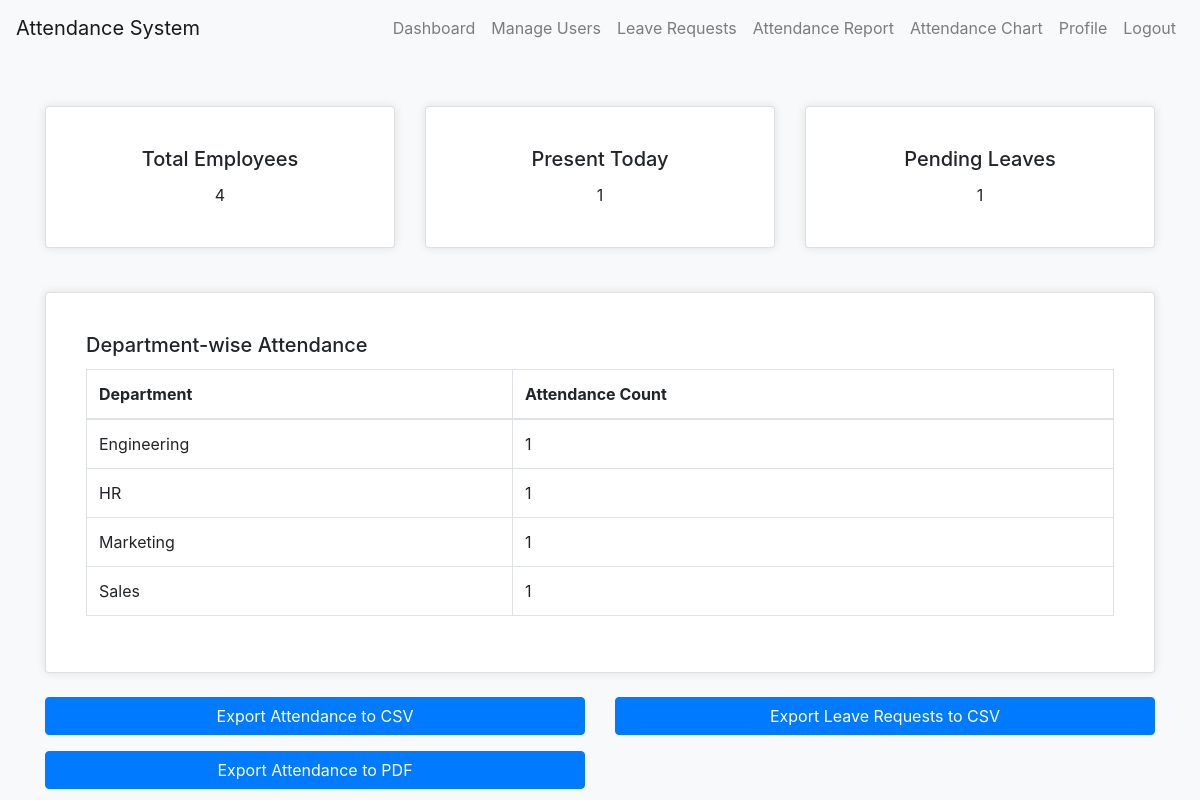
The app's page /dashboard (signed in) with its own data.
### tables this page shows
CREATE TABLE users (
                id INTEGER PRIMARY KEY AUTOINCREMENT,
                rfid TEXT NOT NULL,
                name TEXT NOT NULL,
                email TEXT NOT NULL,
                password TEXT NOT NULL,
                role TEXT NOT NULL,
                department TEXT NOT NULL,
                profile_picture TEXT,
                contact_details TEXT,
                job_title TEXT
            );

### app.py (the view)
@app.route('/dashboard')
def dashboard():
    if 'user_id' not in session:
        return redirect(url_for('index'))
    with get_db_connection() as conn:
        cursor = conn.cursor()
        cursor.execute("SELECT COUNT(*) FROM users")
        total_employees = cursor.fetchone()[0]
        cursor.execute("SELECT COUNT(DISTINCT rfid) FROM attendance WHERE date(timestamp) = date('now')")
        present_today = cursor.fetchone()[0]
        cursor.execute("SELECT COUNT(*) FROM leave_requests WHERE status = 'Pending'")
        pending_leaves = cursor.fetchone()[0]
        cursor.execute('''
            SELECT users.department, COUNT(attendance.id) AS attendance_count
            FROM attendance
            JOIN users ON attendance.rfid = users.rfid
            GROUP BY users.department
        ''')
        department_wise_attendance = cursor.fetchall()
    return render_template('dashboard.html', total_employees=total_employees, present_today=present_today,
                           pending_leaves=pending_leaves, department_wise_attendance=department_wise_attendance)

### app.py (called while the page is built)
@contextmanager
def get_db_connection():
    conn = sqlite3.connect('attendance.db', timeout=10)
    try:
        yield conn
    finally:
        conn.close()

### templates/dashboard.html (shortened to what this page needs)
<!doctype html>
<html lang="en">
<head>
    <link rel="stylesheet" href="https://stackpath.bootstrapcdn.com/bootstrap/4.5.2/css/bootstrap.min.css">
</head>
<body>
    <nav class="navbar navbar-expand-lg navbar-light bg-light">
        <a class="navbar-brand" href="#">Attendance System</a>
        <div class="collapse navbar-collapse" id="navbarNav">
            <ul class="navbar-nav ml-auto">
                <li class="nav-item"><a class="nav-link" href="{{ url_for('dashboard') }}">Dashboard</a></li>
                <li class="nav-item"><a class="nav-link" href="{{ url_for('manage_users') }}">Manage Users</a></li>
                <li class="nav-item"><a class="nav-link" href="{{ url_for('leave_requests') }}">Leave Requests</a></li>
                <li class="nav-item"><a class="nav-link" href="{{ url_for('attendance_report') }}">Attendance Report</a></li>
                <li class="nav-item"><a class="nav-link" href="{{ url_for('attendance_chart') }}">Attendance Chart</a></li>
                <li class="nav-item"><a class="nav-link" href="{{ url_for('profile') }}">Profile</a></li>
                <li class="nav-item"><a class="nav-link" href="{{ url_for('logout') }}">Logout</a></li>
            </ul>
        </div>
    </nav>
    <div class="container">
        <div class="row">
            <div class="col-md-4">
                <div class="card text-center">
                    <div class="card-body">
                        <h5 class="card-title">Total Employees</h5>
                        <p class="card-text">{{ total_employees }}</p>
                    </div>
                </div>
            </div>
            <div class="col-md-4">
                <div class="card text-center">
                    <div class="card-body">
                        <h5 class="card-title">Present Today</h5>
                        <p class="card-text">{{ present_today }}</p>
                    </div>
                </div>
            </div>
            <div class="col-md-4">
                <div class="card text-center">
                    <div class="card-body">
                        <h5 class="card-title">Pending Leaves</h5>
                        <p class="card-text">{{ pending_leaves }}</p>
                    </div>
                </div>
            </div>
        </div>
        <div class="row mt-4">
            <div class="col-md-12">
                <div class="card">
                    <div class="card-body">
                        <h5 class="card-title">Department-wise Attendance</h5>
                        <table class="table table-bordered">
                            <thead>
                                <tr>
                                    <th>Department</th>
                                    <th>Attendance Count</th>
                                </tr>
                            </thead>
                            <tbody>
                                {% for dept in department_wise_attendance %}
                                <tr>
                                    <td>{{ dept[0] }}</td>
                                    <td>{{ dept[1] }}</td>
                                </tr>
                                {% endfor %}
                            </tbody>
                        </table>
                    </div>
                </div>
            </div>
        </div>
        <div class="row mt-4">
            <div class="col-md-6">
                <a href="{{ url_for('export_attendance') }}" class="btn btn-primary btn-block">Export Attendance to CSV</a>
            </div>
            <div class="col-md-6">
                <a href="{{ url_for('export_leave_requests') }}" class="btn btn-primary btn-block">Export Leave Requests to CSV</a>
            </div>
            <div class="col-md-6 mt-3">
                <a href="{{ url_for('export_to_pdf') }}" class="btn btn-primary btn-block">Export Attendance to PDF</a>
            </div>
        </div>
    </div>
</body>
</html>

### templates/dashboard.html (style rules this page uses)
body { background-color: #f8f9fa; }
.container { margin-top: 30px; }
.card { margin-top: 20px; padding: 20px; box-shadow: 0 0 10px rgba(0,0,0,0.1); }

### records on screen
users: department "Engineering", dept "1"
users: department "Marketing", dept "1"
users: department "Sales", dept "1"

### other values on screen
{{ total_employees }} "4"
{{ present_today }} "1"
{{ pending_leaves }} "1"
{{ dept[0] }} "HR"
{{ dept[1] }} "1"
